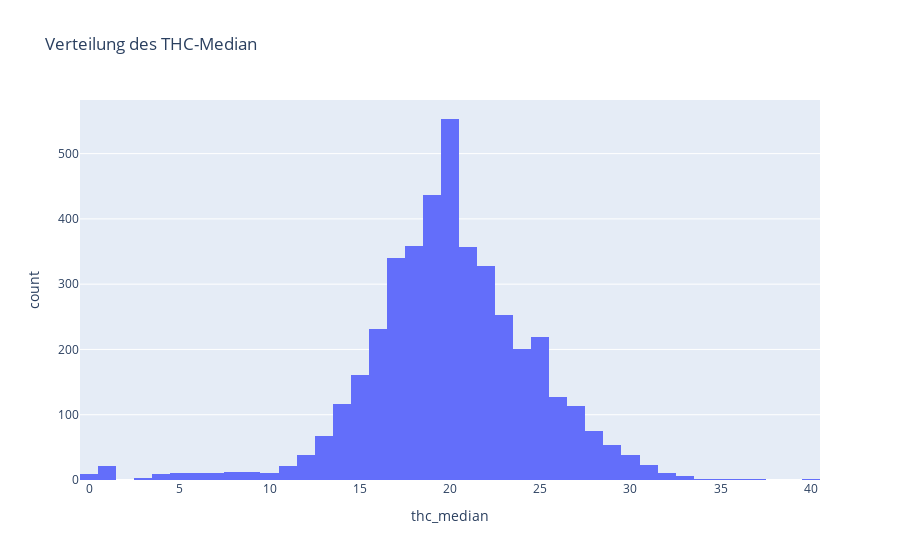

Notebook code for this chart:
### Markdown cell above
## Überblick

### Code cell
# THC Verteilung

fig = px.histogram(strains, x='thc_median', nbins=80, title="Verteilung des THC-Median")
fig.show()

### Figure 1 — Plotly figure (JSON) as saved in the notebook; plotly's stock layout.template omitted (floating-point values rounded to 4 significant figures; data arrays with more than 128 entries replaced by an {"elided": "..."} marker saying what was removed)
{"data": [{"bingroup": "x", "hovertemplate": "thc_median=%{x}<br>count=%{y}<extra></extra>", "legendgroup": "", "marker": {"color": "#636efa", "pattern": {"shape": ""}}, "name": "", "nbinsx": 80, "orientation": "v", "showlegend": false, "type": "histogram", "x": {"elided": "8492 float values"}, "xaxis": "x", "yaxis": "y"}], "layout": {"barmode": "relative", "legend": {"tracegroupgap": 0}, "title": {"text": "Verteilung des THC-Median"}, "xaxis": {"anchor": "y", "domain": [0, 1], "title": {"text": "thc_median"}}, "yaxis": {"anchor": "x", "domain": [0, 1], "title": {"text": "count"}}}}
